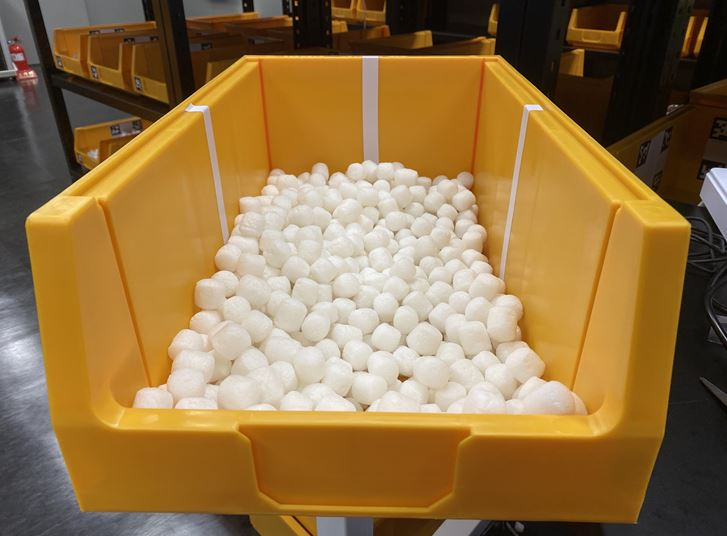
#> input picture openCV_lecture/img/white_cab.JPG, 727 x 536 px, found by its file name
$ python background_sub.py
#> lines starting #> are read from the running program, lines starting #| are printed output that depends on the picture
import numpy as np
import cv2 as cv

img = cv.imread('img/white_cab.jpg')
#> img is the input picture: shape (536, 727, 3); mean B, G, R 69.8, 115.3, 146.7
hsv = cv.cvtColor(img, cv.COLOR_BGR2HSV)
#> hsv: shape (536, 727, 3); mean H, S, V 26.7, 137.5, 147.4

mask = np.zeros(img.shape[:2],np.uint8)
bgdModel = np.zeros((1,65),np.float64)
fgdModel = np.zeros((1,65),np.float64)

rect = (50,50,800,500)
#x, y, w, h

cv.grabCut(img,mask,rect,bgdModel,fgdModel,5,cv.GC_INIT_WITH_RECT)

mask2 = np.where((mask==2)|(mask==0),0,1).astype('uint8')

img = img*mask2[:,:,np.newaxis]
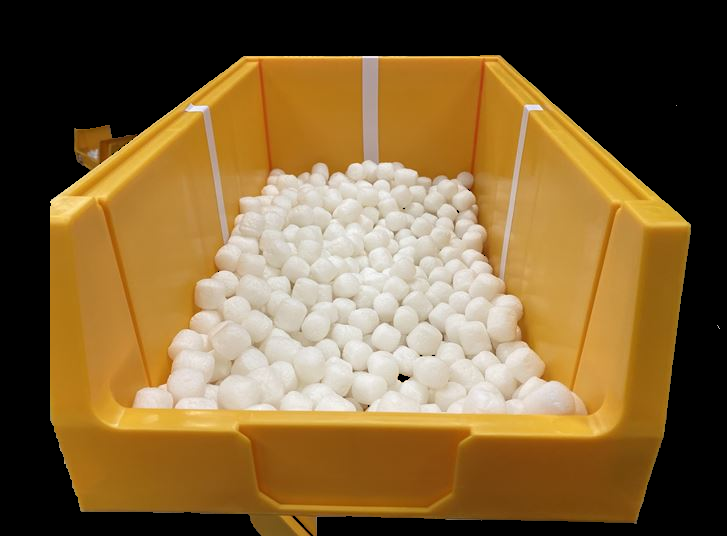
#> img: shape (536, 727, 3); mean B, G, R 55.8, 97.8, 125.5


cv.imshow('img', img)
cv.waitKey(0)
cv.destroyAllWindows()

#> (the run stopped early here; a loop or call above may not have finished)

$ run again, with openCV_lecture/img/0_high.jpg copied over openCV_lecture/img/white_cab.JPG
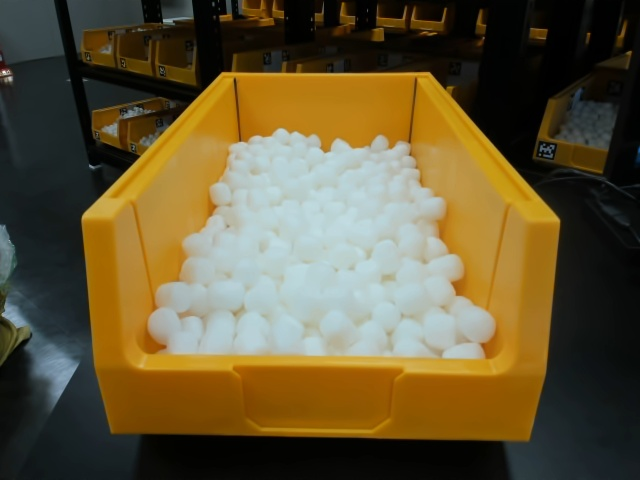
#> input picture openCV_lecture/img/0_high.jpg, 640 x 480 px, found by its file name
#> img is the input picture: shape (480, 640, 3); mean B, G, R 54.4, 86.2, 99.1
#> hsv: shape (480, 640, 3); mean H, S, V 49.1, 131.9, 104.9
#> `img = img*mask2[:,:,np.newaxis]`:
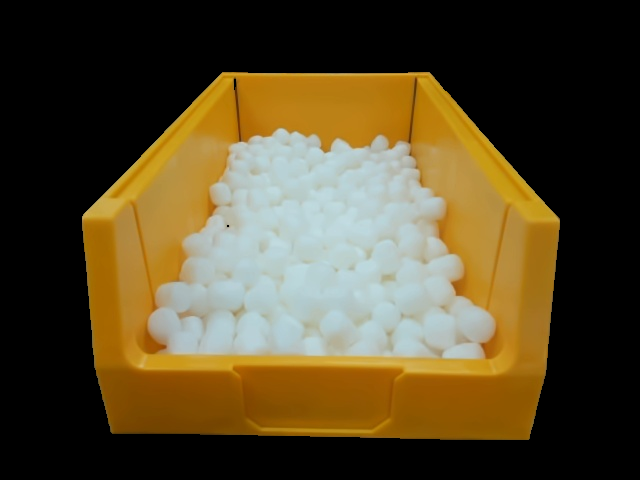
#> img: shape (480, 640, 3); mean B, G, R 42.7, 72.1, 85.5
